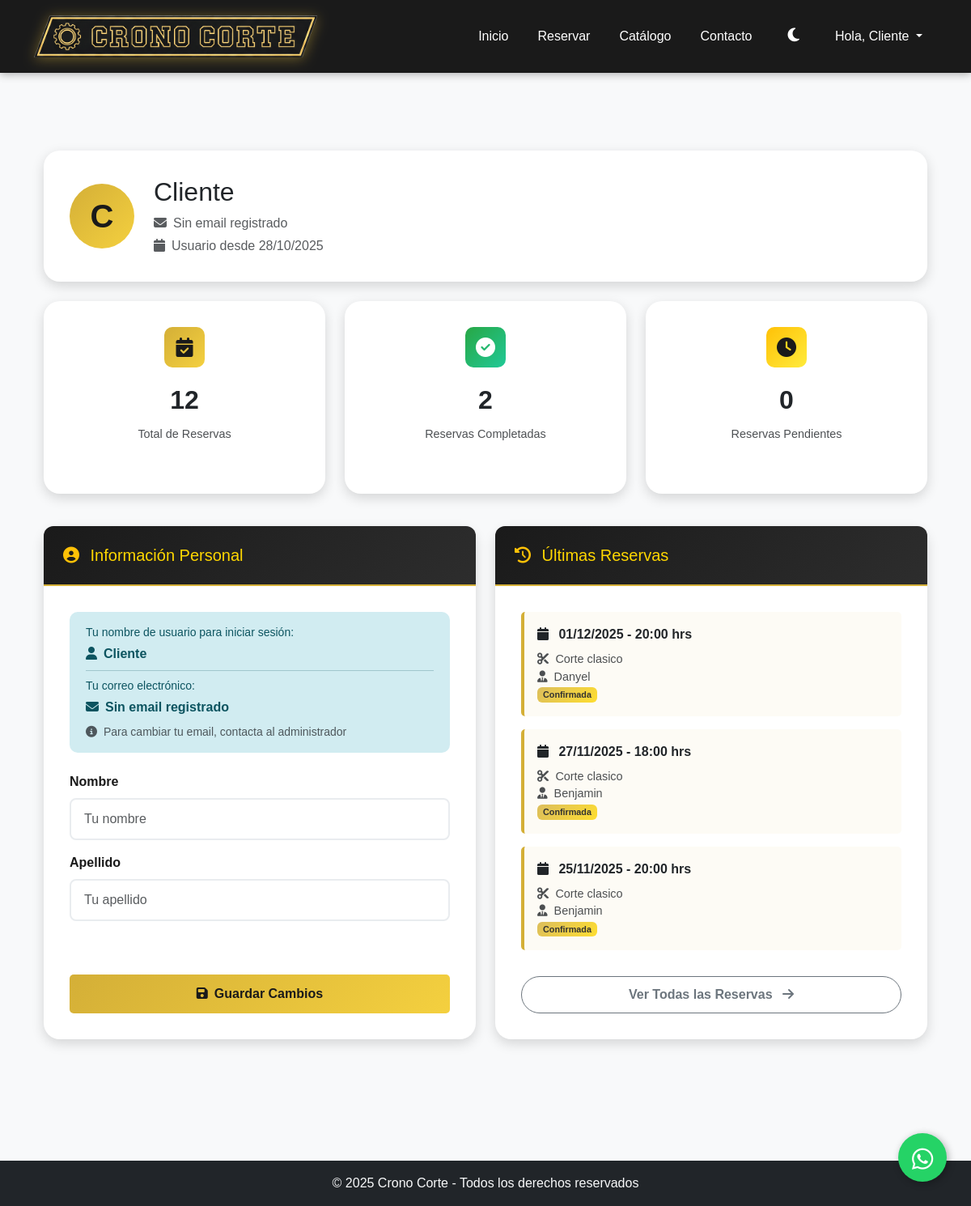
Page /perfil/ (signed in) on the earlier database version.
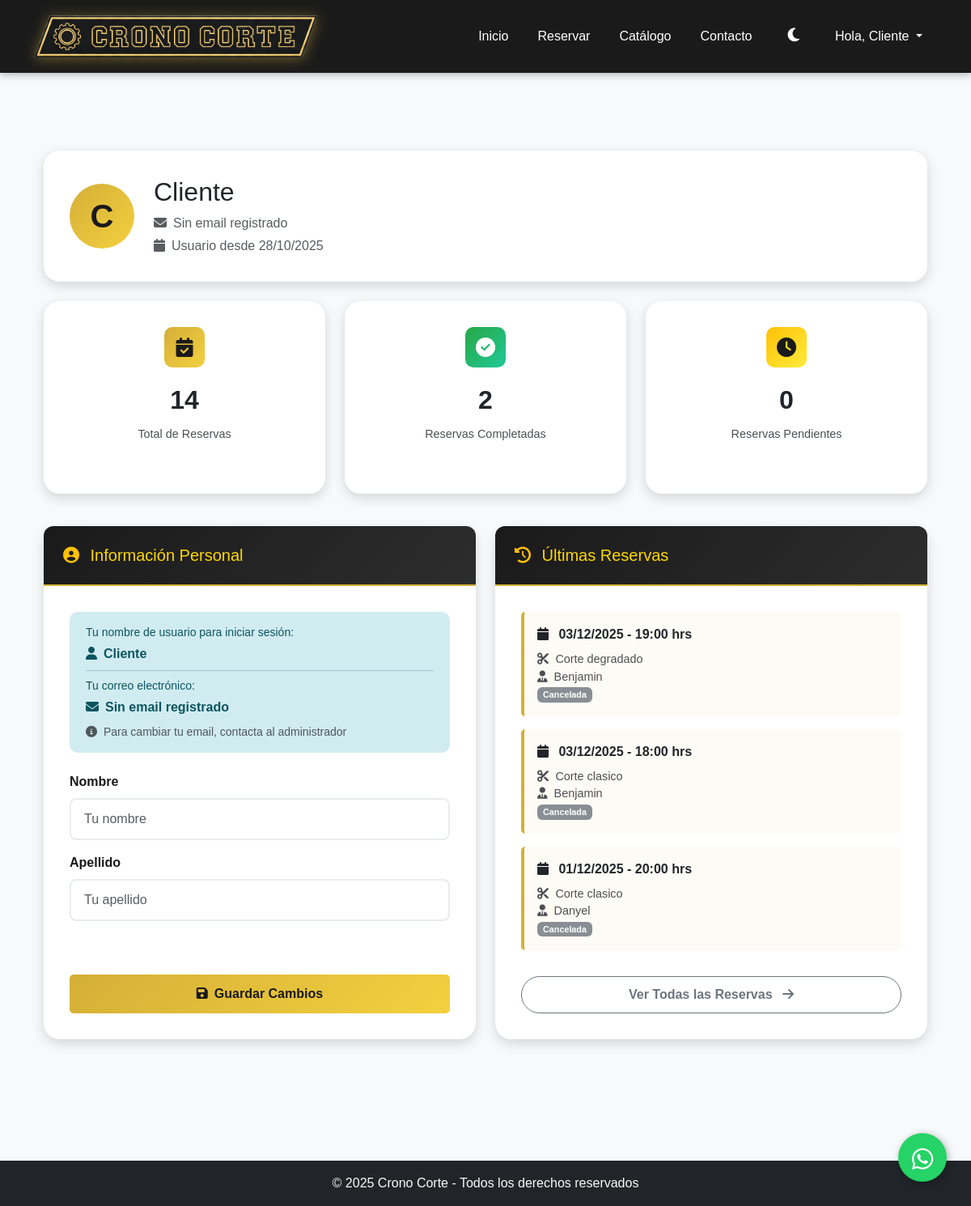
Same page on the later database version.
### agendabarber/models.py (models this page shows, shortened)
class Reserva(models.Model):
    cliente = models.ForeignKey(User, on_delete=models.CASCADE)
    barbero = models.ForeignKey(Barbero, on_delete=models.CASCADE)
    servicio = models.ForeignKey(Servicio, on_delete=models.CASCADE)
    inicio = models.DateTimeField(help_text="Hora de inicio de la reserva")
    fin = models.DateTimeField(null=True, blank=True)
    pagado = models.BooleanField(default=False)  # Changed: Now requires payment confirmation
    payment_method = models.CharField(max_length=50, default='mercadopago',
                                     help_text="Método de pago utilizado")
    estado = models.CharField(max_length=20, choices=ESTADO_CHOICES, default='Pendiente')  # Pendiente hasta que pase la hora
    objects = ReservaManager()  # Manager personalizado

class Servicio(models.Model):
    nombre = models.CharField(max_length=100)
    descripcion = models.TextField(blank=True)
    precio = models.PositiveIntegerField()
    duracion_minutos = models.PositiveIntegerField(
        default=60,
        help_text="Duración del servicio en minutos"
    )
    imagen = models.ImageField(upload_to='servicios/', null=True, blank=True)

class Barbero(models.Model):
    usuario = models.OneToOneField(User, on_delete=models.CASCADE, null=True, blank=True,
                                   help_text="Usuario asociado a este barbero")
    nombre = models.CharField(max_length=100)
    experiencia = models.PositiveIntegerField(help_text="Años de experiencia")
    foto = models.ImageField(upload_to='barberos/', null=True, blank=True)

### agendabarber/views.py (the view, shortened to what this page needs)
# urls.py: path('perfil/', views.perfil_cliente, name='perfil_cliente'),
@login_required
def perfil_cliente(request):
    total_reservas = Reserva.objects.filter(cliente=request.user).count()
    reservas_completadas = Reserva.objects.filter(
        cliente=request.user,
        estado='Completada'
    ).count()
    reservas_pendientes = Reserva.objects.filter(
        cliente=request.user,
        estado__in=['Pendiente', 'Confirmada'],
        inicio__gte=timezone.now()
    ).count()
    proxima_reserva = Reserva.objects.filter(
        cliente=request.user,
        estado__in=['Pendiente', 'Confirmada'],
        inicio__gte=timezone.now()
    ).select_related('barbero', 'servicio').order_by('inicio').first()
    ultimas_reservas = Reserva.objects.filter(
        cliente=request.user
    ).select_related('barbero', 'servicio').order_by('-inicio')[:3]
    context = {
        'total_reservas': total_reservas,
        'reservas_completadas': reservas_completadas,
        'reservas_pendientes': reservas_pendientes,
        'proxima_reserva': proxima_reserva,
        'ultimas_reservas': ultimas_reservas,
    }
    return render(request, 'perfil_cliente.html', context)

### agendabarber/context_processors.py (called while the page is built)
def user_type_context(request):
    context = {
        'es_barbero': False,
        'es_cliente': False,
    }
    if request.user.is_authenticated:
        try:
            Barbero.objects.get(usuario=request.user)
            context['es_barbero'] = True
            context['es_cliente'] = False
        except Barbero.DoesNotExist:
            context['es_barbero'] = False
            context['es_cliente'] = True
    return context

### agendabarber/templates/perfil_cliente.html (shortened to what the changed rows need)
{% extends 'base.html' %}
{% load static %}
{% block content %}
<div class="container my-5">
    <div class="card mb-4" data-aos="fade-up">
        <div class="card-body">
            <div class="d-flex align-items-center">
                <div>
                    <h2 class="mb-2">{{ user.get_full_name|default:user.username }}</h2>
                </div>
            </div>
        </div>
    </div>
    <div class="row mb-4" data-aos="fade-up" data-aos-delay="100">
        <div class="col-md-4 mb-3">
            <div class="card h-100">
                <div class="card-body text-center">
                    <div class="stat-icon primary mx-auto">
                        <i class="fas fa-calendar-check"></i>
                    </div>
                    <div class="stat-number">{{ total_reservas }}</div>
                    <div class="stat-label">Total de Reservas</div>
                </div>
            </div>
        </div>
    </div>
    <div class="row">
        <div class="col-lg-6 mb-4 d-flex" data-aos="fade-left">
            <div class="card card-equal-height w-100">
                <div class="card-body">
                    {% if ultimas_reservas %}
                        {% for reserva in ultimas_reservas %}
                        <div class="reserva-mini-card">
                            <div class="fecha">
                                <i class="fas fa-calendar me-2"></i>
                                {{ reserva.inicio|date:"d/m/Y - H:i" }} hrs
                            </div>
                            <div class="detalles">
                                <i class="fas fa-cut me-2"></i>{{ reserva.servicio.nombre }}
                                <br>
                                <i class="fas fa-user-tie me-2"></i>{{ reserva.barbero.nombre }}
                                <br>
                                <span class="badge
                                    {% if reserva.estado == 'Completada' %}bg-success
                                    {% elif reserva.estado == 'Confirmada' %}bg-primary
                                    {% elif reserva.estado == 'Pendiente' %}bg-warning text-dark
                                    {% else %}bg-secondary{% endif %}">
                                    {{ reserva.estado }}
                                </span>
                            </div>
                        </div>
                        {% endfor %}
                    {% endif %}
                </div>
            </div>
        </div>
    </div>
</div>
{% endblock %}

Differences in the rows shown:
no longer on this page (row unchanged): Reserva: inicio "27/11/2025 - 18:00", servicio.nombre "Corte clasico", barbero.nombre "Benjamin", estado "Confirmada"
no longer on this page (row unchanged): Reserva: inicio "25/11/2025 - 20:00", servicio.nombre "Corte clasico", barbero.nombre "Benjamin", estado "Confirmada"
added Reserva: inicio "03/12/2025 - 19:00", servicio.nombre "Corte degradado", barbero.nombre "Benjamin", estado "Cancelada"
added Reserva: inicio "03/12/2025 - 18:00", servicio.nombre "Corte clasico", barbero.nombre "Benjamin", estado "Cancelada"
changed Reserva "Danyel": estado "Confirmada" → "Cancelada"
Other differences:
{{ total_reservas }}: "12" → "14"
